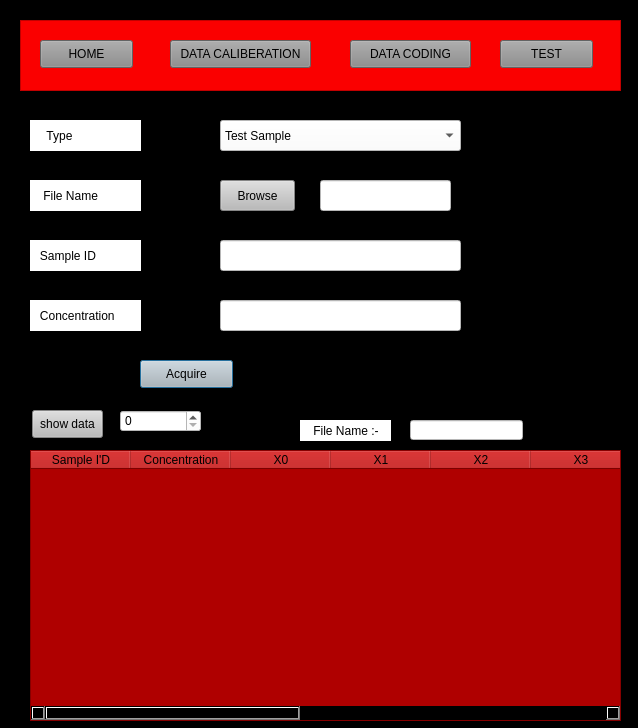
<?xml version="1.0" encoding="UTF-8"?>
<ui version="4.0">
 <class>Dialog</class>
 <widget class="QDialog" name="Dialog">
  <property name="geometry">
   <rect>
    <x>0</x>
    <y>0</y>
    <width>638</width>
    <height>728</height>
   </rect>
  </property>
  <property name="windowTitle">
   <string>Dialog</string>
  </property>
  <property name="styleSheet">
   <string notr="true">background-color: rgb(0, 0, 0);</string>
  </property>
  <widget class="QTableWidget" name="tableWidget">
   <property name="geometry">
    <rect>
     <x>30</x>
     <y>450</y>
     <width>591</width>
     <height>271</height>
    </rect>
   </property>
   <property name="styleSheet">
    <string notr="true">background-color: rgb(175, 0, 0);</string>
   </property>
   <column>
    <property name="text">
     <string>Sample I'D</string>
    </property>
   </column>
   <column>
    <property name="text">
     <string>Concentration</string>
    </property>
   </column>
   <column>
    <property name="text">
     <string>X0</string>
    </property>
   </column>
   <column>
    <property name="text">
     <string>X1</string>
    </property>
   </column>
   <column>
    <property name="text">
     <string>X2</string>
    </property>
   </column>
   <column>
    <property name="text">
     <string>X3</string>
    </property>
   </column>
   <column>
    <property name="text">
     <string>X4</string>
    </property>
   </column>
   <column>
    <property name="text">
     <string>X5</string>
    </property>
   </column>
   <column>
    <property name="text">
     <string>X6</string>
    </property>
   </column>
   <column>
    <property name="text">
     <string>X7</string>
    </property>
   </column>
   <column>
    <property name="text">
     <string>X9</string>
    </property>
   </column>
  </widget>
  <widget class="QPushButton" name="Acq_btn">
   <property name="geometry">
    <rect>
     <x>140</x>
     <y>360</y>
     <width>93</width>
     <height>28</height>
    </rect>
   </property>
   <property name="styleSheet">
    <string notr="true">background-color: rgb(186, 186, 186);
color: rgb(0, 0, 0);</string>
   </property>
   <property name="text">
    <string>Acquire</string>
   </property>
  </widget>
  <widget class="QLabel" name="label">
   <property name="geometry">
    <rect>
     <x>30</x>
     <y>120</y>
     <width>111</width>
     <height>31</height>
    </rect>
   </property>
   <property name="styleSheet">
    <string notr="true">color: rgb(0, 0, 0);
font: 11pt &quot;MS Shell Dlg 2&quot;;
background-color: rgb(255, 255, 255);</string>
   </property>
   <property name="text">
    <string>     Type</string>
   </property>
  </widget>
  <widget class="QLabel" name="label_2">
   <property name="geometry">
    <rect>
     <x>30</x>
     <y>180</y>
     <width>111</width>
     <height>31</height>
    </rect>
   </property>
   <property name="styleSheet">
    <string notr="true">color: rgb(0, 0, 0);
font: 11pt &quot;MS Shell Dlg 2&quot;;
background-color: rgb(255, 255, 255);</string>
   </property>
   <property name="text">
    <string>    File Name</string>
   </property>
  </widget>
  <widget class="QLabel" name="label_3">
   <property name="geometry">
    <rect>
     <x>30</x>
     <y>240</y>
     <width>111</width>
     <height>31</height>
    </rect>
   </property>
   <property name="styleSheet">
    <string notr="true">color: rgb(0, 0, 0);
font: 11pt &quot;MS Shell Dlg 2&quot;;
background-color: rgb(255, 255, 255);</string>
   </property>
   <property name="text">
    <string>   Sample ID</string>
   </property>
  </widget>
  <widget class="QLabel" name="label_4">
   <property name="geometry">
    <rect>
     <x>30</x>
     <y>300</y>
     <width>111</width>
     <height>31</height>
    </rect>
   </property>
   <property name="styleSheet">
    <string notr="true">color: rgb(0, 0, 0);
font: 11pt &quot;MS Shell Dlg 2&quot;;
background-color: rgb(255, 255, 255);</string>
   </property>
   <property name="text">
    <string>   Concentration</string>
   </property>
  </widget>
  <widget class="QComboBox" name="type_box">
   <property name="geometry">
    <rect>
     <x>220</x>
     <y>120</y>
     <width>241</width>
     <height>31</height>
    </rect>
   </property>
   <property name="styleSheet">
    <string notr="true">background-color: rgb(255, 255, 255);</string>
   </property>
   <item>
    <property name="text">
     <string>Test Sample</string>
    </property>
   </item>
   <item>
    <property name="text">
     <string>Calibration Sample</string>
    </property>
   </item>
   <item>
    <property name="text">
     <string>Reference File</string>
    </property>
   </item>
   <item>
    <property name="text">
     <string/>
    </property>
   </item>
  </widget>
  <widget class="QPushButton" name="browse_btn">
   <property name="geometry">
    <rect>
     <x>220</x>
     <y>180</y>
     <width>75</width>
     <height>31</height>
    </rect>
   </property>
   <property name="styleSheet">
    <string notr="true">background-color: rgb(186, 186, 186);</string>
   </property>
   <property name="text">
    <string>Browse</string>
   </property>
  </widget>
  <widget class="QLineEdit" name="file_name">
   <property name="geometry">
    <rect>
     <x>320</x>
     <y>180</y>
     <width>131</width>
     <height>31</height>
    </rect>
   </property>
   <property name="styleSheet">
    <string notr="true">background-color: rgb(255, 255, 255);
color: rgb(0, 0, 0);</string>
   </property>
   <property name="text">
    <string/>
   </property>
  </widget>
  <widget class="QLineEdit" name="sample_input">
   <property name="geometry">
    <rect>
     <x>220</x>
     <y>240</y>
     <width>241</width>
     <height>31</height>
    </rect>
   </property>
   <property name="styleSheet">
    <string notr="true">background-color: rgb(255, 255, 255);
color: rgb(0, 0, 0);</string>
   </property>
   <property name="text">
    <string/>
   </property>
  </widget>
  <widget class="QLineEdit" name="conc_input">
   <property name="geometry">
    <rect>
     <x>220</x>
     <y>300</y>
     <width>241</width>
     <height>31</height>
    </rect>
   </property>
   <property name="styleSheet">
    <string notr="true">background-color: rgb(255, 255, 255);
color: rgb(0, 0, 0);</string>
   </property>
   <property name="text">
    <string/>
   </property>
  </widget>
  <widget class="QSpinBox" name="spinBox">
   <property name="geometry">
    <rect>
     <x>120</x>
     <y>410</y>
     <width>81</width>
     <height>22</height>
    </rect>
   </property>
   <property name="styleSheet">
    <string notr="true">color: rgb(0, 0, 0);
background-color: rgb(255, 255, 255);</string>
   </property>
  </widget>
  <widget class="QLabel" name="label_6">
   <property name="geometry">
    <rect>
     <x>300</x>
     <y>420</y>
     <width>91</width>
     <height>21</height>
    </rect>
   </property>
   <property name="styleSheet">
    <string notr="true">background-color: rgb(255, 255, 255);
color: rgb(0, 0, 0);</string>
   </property>
   <property name="text">
    <string>    File Name :-</string>
   </property>
  </widget>
  <widget class="QLineEdit" name="file_input">
   <property name="geometry">
    <rect>
     <x>410</x>
     <y>420</y>
     <width>113</width>
     <height>20</height>
    </rect>
   </property>
   <property name="styleSheet">
    <string notr="true">background-color: rgb(255, 255, 255);
background-color: rgb(255, 255, 255);
color: rgb(0, 0, 0);</string>
   </property>
  </widget>
  <widget class="QFrame" name="frame">
   <property name="geometry">
    <rect>
     <x>20</x>
     <y>20</y>
     <width>601</width>
     <height>71</height>
    </rect>
   </property>
   <property name="styleSheet">
    <string notr="true">background-color: rgb(250, 0, 0);</string>
   </property>
   <property name="frameShape">
    <enum>QFrame::StyledPanel</enum>
   </property>
   <property name="frameShadow">
    <enum>QFrame::Raised</enum>
   </property>
   <widget class="QPushButton" name="home_btn">
    <property name="geometry">
     <rect>
      <x>20</x>
      <y>20</y>
      <width>93</width>
      <height>28</height>
     </rect>
    </property>
    <property name="styleSheet">
     <string notr="true">QPushButton{
color: rgb(0, 0, 0);
background-color: rgb(139, 139, 139);
border-bottom-color: rgb(238, 238, 238);
}

QPushButton: hover{
color: rgb(0, 0, 0);
background-color: rgb(139, 139, 139);
border-bottom-color: rgb(238, 238, 238);
}







</string>
    </property>
    <property name="text">
     <string>HOME</string>
    </property>
   </widget>
   <widget class="QPushButton" name="dataca_btn">
    <property name="geometry">
     <rect>
      <x>150</x>
      <y>20</y>
      <width>141</width>
      <height>28</height>
     </rect>
    </property>
    <property name="styleSheet">
     <string notr="true">color: rgb(0, 0, 0);
background-color: rgb(139, 139, 139);</string>
    </property>
    <property name="text">
     <string>DATA CALIBERATION</string>
    </property>
   </widget>
   <widget class="QPushButton" name="data_btn">
    <property name="geometry">
     <rect>
      <x>330</x>
      <y>20</y>
      <width>121</width>
      <height>28</height>
     </rect>
    </property>
    <property name="styleSheet">
     <string notr="true">color: rgb(0, 0, 0);
background-color: rgb(139, 139, 139);</string>
    </property>
    <property name="text">
     <string>DATA CODING</string>
    </property>
   </widget>
   <widget class="QPushButton" name="test_btn">
    <property name="geometry">
     <rect>
      <x>480</x>
      <y>20</y>
      <width>93</width>
      <height>28</height>
     </rect>
    </property>
    <property name="styleSheet">
     <string notr="true">color: rgb(0, 0, 0);
background-color: rgb(139, 139, 139);</string>
    </property>
    <property name="text">
     <string>TEST</string>
    </property>
   </widget>
  </widget>
  <widget class="QPushButton" name="Acq_btn_2">
   <property name="geometry">
    <rect>
     <x>32</x>
     <y>410</y>
     <width>71</width>
     <height>28</height>
    </rect>
   </property>
   <property name="styleSheet">
    <string notr="true">background-color: rgb(186, 186, 186);
color: rgb(0, 0, 0);</string>
   </property>
   <property name="text">
    <string>show data</string>
   </property>
  </widget>
 </widget>
 <resources/>
 <connections/>
</ui>
